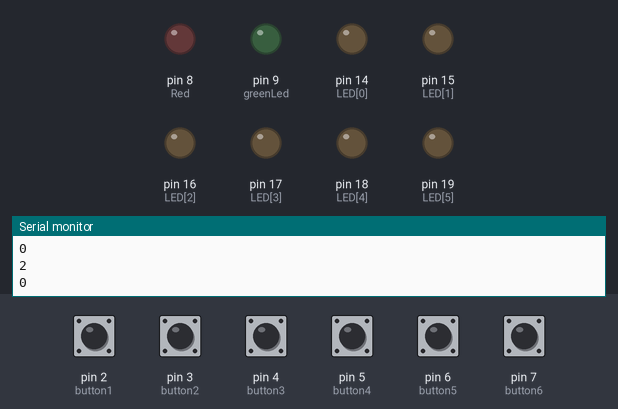
The sketch below on a simulated Arduino Uno, built with avr-gcc and run on an emulated ATmega328P. Shown: output pins drawn as LEDs (lit = HIGH), the last lines printed to the serial monitor. Inputs (shaded band) come from the test bench; at power-on: pin 2 (button1), pin 3 (button2), pin 4 (button3), pin 5 (button4), pin 6 (button5), pin 7 (button6) HIGH.

Above: at 1.2 s.
1.3 s: pin 2 (button1) pulled LOW for 0.15 s
At 1.6 s:
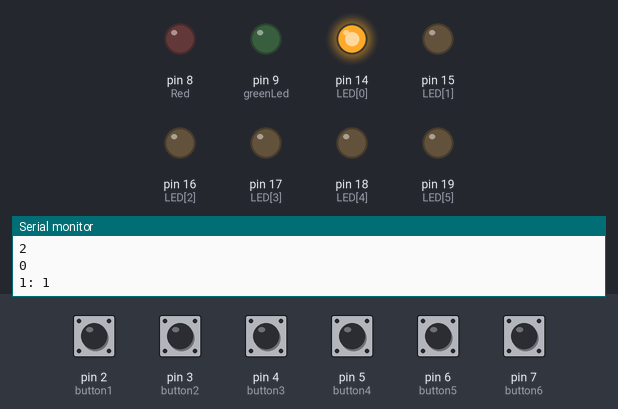
2.9 s: pin 3 (button2) pulled LOW for 0.15 s
At 4.1 s:
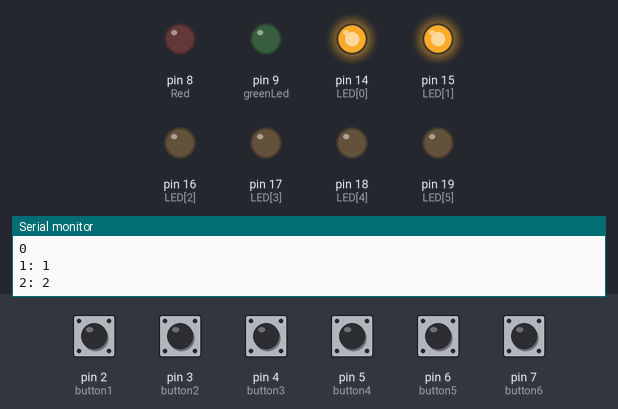
4.5 s: pin 4 (button3) pulled LOW for 1 s
At 6.1 s:
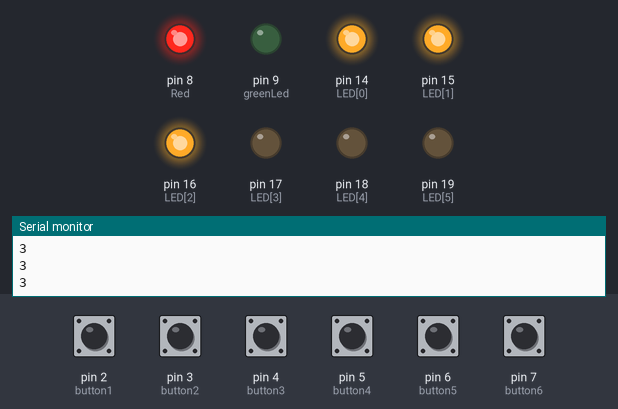
7.8 s: pin 5 (button4) pulled LOW for 0.15 s
At 9.0 s:
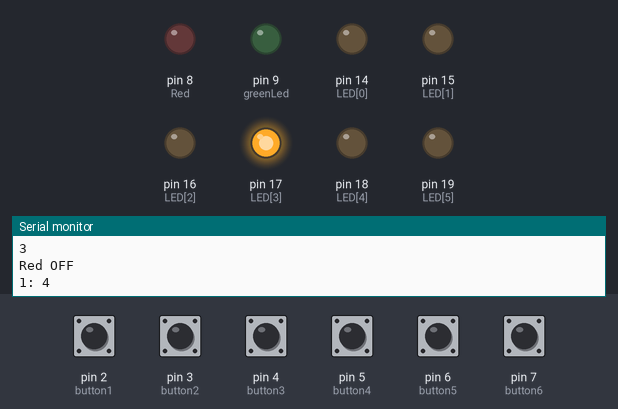
9.4 s: pin 6 (button5) pulled LOW for 0.15 s
At 10.2 s:
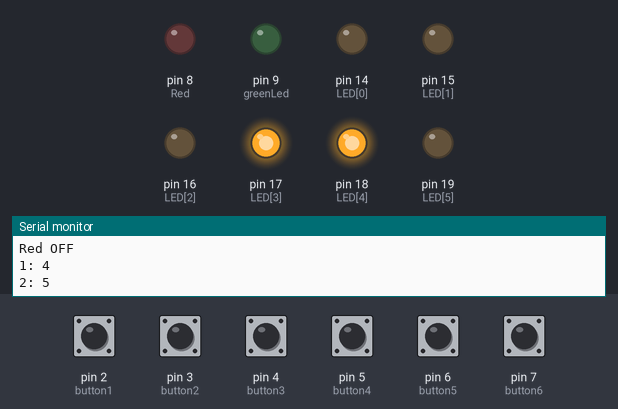
11.0 s: pin 7 (button6) pulled LOW for 0.15 s
At 11.4 s:
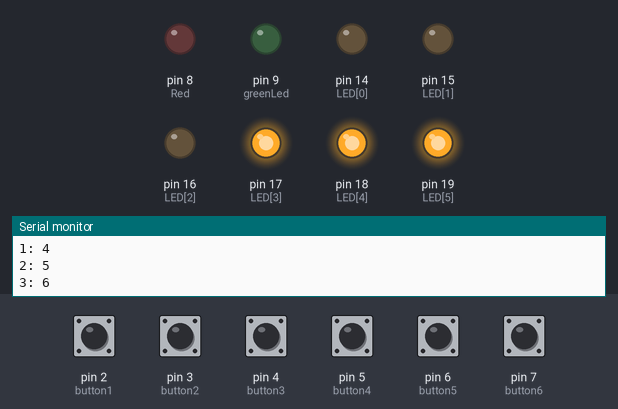
Timing chart, 0 to 13.6 s (numbered marks = the images above; inputs shaded):
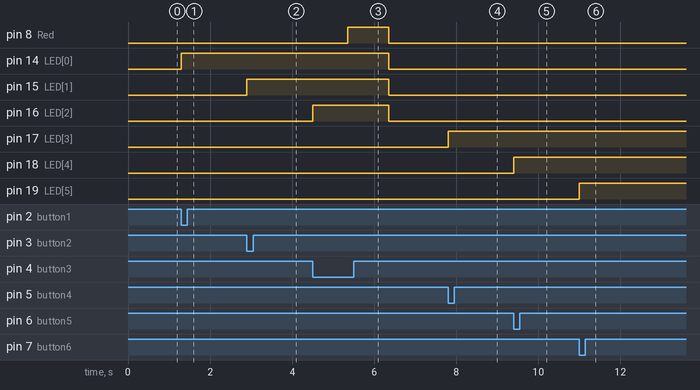

The sketch:

main.ino
```cpp
const int button1 = 2;
const int button2 = 3;
const int button3 = 4;
const int button4 = 5;
const int button5 = 6;
const int button6 = 7;
const int LED[] = {14,15,16,17,18,19};

const int Red = 8;
const int greenLed = 9;
void checkEntered1(int button);

int code[] = {4,3,3,1,6,2}; // <<------- Code
int entered[7];

void setup(){
  Serial.begin(9600);

  pinMode(button1, INPUT_PULLUP);
  pinMode(button2, INPUT_PULLUP);
  pinMode(button3, INPUT_PULLUP);
  pinMode(button4, INPUT_PULLUP);
  pinMode(button5, INPUT_PULLUP);
  pinMode(button6, INPUT_PULLUP);

  pinMode(Red, OUTPUT);
  pinMode(greenLed, OUTPUT);

  digitalWrite(Red, LOW);
  for (int i = 0; i < 6;i++){
    Serial.println(code[i]);
    Serial.println(entered[i]);
    pinMode(LED[i],OUTPUT);
  }
}

void loop(){
  if (digitalRead(button1) == LOW){
    checkEntered1(1);
    delay(250);
  }
  else if (digitalRead(button2) == LOW){
    checkEntered1(2);
    delay(250);
  }
  else if (digitalRead(button3) == LOW){
    checkEntered1(3);
    delay(250);
  }
  else if (digitalRead(button4) == LOW){
    checkEntered1(4);
    delay(250);
  }
  else if (digitalRead(button5) == LOW){
    checkEntered1(5);
    delay(250);
  }
  else if (digitalRead(button6) == LOW){
    checkEntered1(6);
    delay(250);
  }
}

void checkEntered1(int button){
  digitalWrite(LED[button-1],HIGH);
  if (entered[0] != 0){
    checkEntered2(button);
  }
  else if(entered[0] == 0){
    entered[0] = button;
    Serial.print("1: ");Serial.println(entered[0]);
  }
}

void checkEntered2(int button){
  digitalWrite(LED[button-1],HIGH);
  if (entered[1] != 0){
    checkEntered3(button);
  }
  else if(entered[1] == 0){
    entered[1] = button;
    Serial.print("2: ");Serial.println(entered[1]);
  }
}

void checkEntered3(int button){
  digitalWrite(LED[button-1],HIGH);
  if (entered[2] != 0){
    checkEntered4(button);
  }
  else if (entered[2] == 0){
    entered[2] = button;
    Serial.print("3: ");Serial.println(entered[2]);
  }
}

void checkEntered4(int button){
  digitalWrite(LED[button-1],HIGH);
  if (entered[3] != 0){
    checkEntered5(button);
  }
  else if (entered[3] == 0){
    entered[3] = button;
    Serial.print("4: ");Serial.println(entered[3]);
  }
}

void checkEntered5(int button){
  digitalWrite(LED[button-1],HIGH);
  if (entered[4] != 0){
    checkEntered6(button);
  }
  else if (entered[4] == 0){
    entered[4] = button;
    Serial.print("5: ");Serial.println(entered[4]);
  }
}

void checkEntered6(int button){
  digitalWrite(LED[button-1],HIGH);
  if (entered[5] == 0){
    entered[5] = button;
    Serial.print("6: ");Serial.println(entered[5]);
    delay(100);
    compareCode();
  }
}

void compareCode(){
  for (int i = 0; i<6;i++){
    Serial.println(entered[i]);
  }
  if ((entered[0]==code[0]) && (entered[1]==code[1]) && (entered[2]==code[2]) && (entered[3]==code[3]) && (entered[4]==code[4])&& (entered[5]==code[5])){
    digitalWrite(Red, LOW);
    digitalWrite(greenLed, HIGH);
    delay(1000);
    digitalWrite(greenLed, LOW);

    for (int i = 0; i < 7; i++){
      entered[i] = 0;
    }
    loop();
  }
  else {
    digitalWrite(Red,HIGH);
    delay(1000);
    digitalWrite(Red,LOW);
    Serial.println("Red OFF");
    for (int i = 0; i < 7; i++){
      entered[i] = 0;
    }
  }
  close_all();
}

void close_all(){
digitalWrite(LED[0],LOW);
digitalWrite(LED[1],LOW);
digitalWrite(LED[2],LOW);
digitalWrite(LED[3],LOW);
digitalWrite(LED[4],LOW);
digitalWrite(LED[5],LOW);
}
```

Measured:
- after the input at 1.3 s, pin 14 (LED[0]): LOW → HIGH at once
- after the input at 2.9 s, pin 15 (LED[1]): LOW → HIGH at once
- after the input at 4.5 s, pin 8 (Red): LOW → HIGH after 0.85 s, → LOW 1.0 s later; pin 14 (LED[0]), pin 15 (LED[1]): HIGH → LOW after 1.9 s; pin 16 (LED[2]): LOW → HIGH at once, → LOW 1.9 s later
- after the input at 7.8 s, pin 17 (LED[3]): LOW → HIGH at once
- after the input at 9.4 s, pin 18 (LED[4]): LOW → HIGH at once
- after the input at 11.0 s, pin 19 (LED[5]): LOW → HIGH at once
